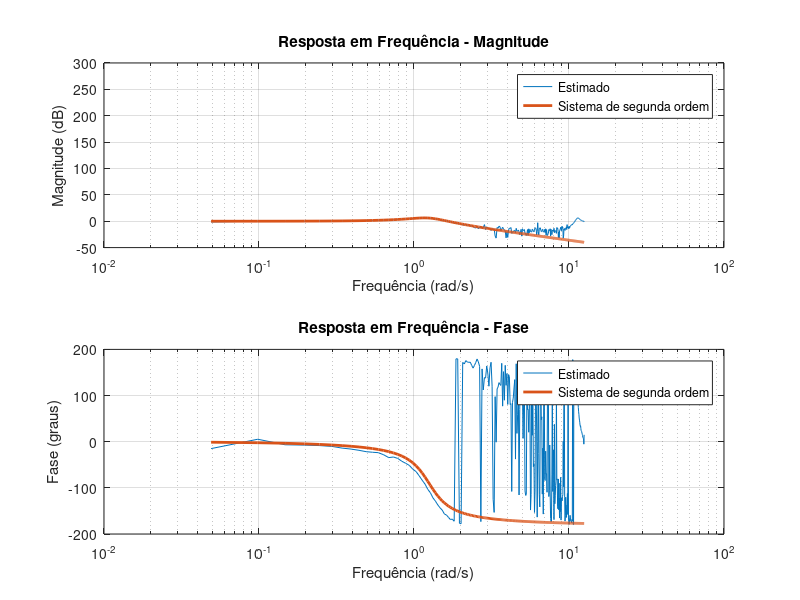

Here is the MATLAB script that generated this plot:
data = load('trabalho4-2023-1.mat');

u = data.u;
y = data.y;
t = data.t;

% Estimar os parâmetros omega_n e zeta da função de transferência G(s)
% Você pode utilizar métodos de identificação de sistemas, como o método dos mínimos quadrados ou outros.
omega_n_est = 1.25; % Estimativa inicial para a frequência natural (ajuste conforme necessário)
zeta_est = 0.25;    % Estimativa inicial para o fator de amortecimento (ajuste conforme necessário)

% Calcular o espectro da função de transferência G(jw) com os parâmetros estimados
s = tf('s');
G_s = omega_n_est^2 / (s^2 + 2*zeta_est*omega_n_est*s + omega_n_est^2);

% Calcule o eixo de frequência correspondente à Transformada de Fourier
N = length(u); % Número de pontos na Transformada de Fourier
fs = 1 / (t(2) - t(1)); % Frequência de amostragem (inverso do intervalo de tempo entre amostras)
f = (0:N-1) * fs / N; % Eixo de frequência em Hz

% Converta o eixo de frequência para rad/s
omega_rad = 2 * pi * f;

% Calcule a Transformada de Fourier dos sinais de entrada e saída
U = fft(u);
Y = fft(y);

% Estime a resposta em frequência G(jw) a partir dos dados medidos
G_est = Y ./ U;

% Calcule o módulo e a fase da resposta em frequência em graus e dB, respectivamente
G_mag_dB = 20 * log10(abs(G_est));
G_phase_deg = angle(G_est) * (180 / pi);

% Calcule o módulo e a fase da resposta em frequência da função de transferência G(jw) em graus e dB, respectivamente
[mag_Gs, phase_Gs] = bode(G_s, omega_rad);

% Plotar o espectro de magnitude e fase estimados juntamente com a função de transferência G(s)
figure;
subplot(2, 1, 1);
semilogx(omega_rad, G_mag_dB, 'DisplayName', 'Estimado');
hold on;
semilogx(omega_rad, 20*log10(squeeze(mag_Gs)), 'DisplayName', 'Sistema de segunda ordem','LineWidth',2);
xlabel('Frequência (rad/s)');
ylabel('Magnitude (dB)');
title('Resposta em Frequência - Magnitude');
legend;
grid on;

subplot(2, 1, 2);
semilogx(omega_rad, G_phase_deg, 'DisplayName', 'Estimado');
hold on;
semilogx(omega_rad, squeeze(phase_Gs), 'DisplayName', 'Sistema de segunda ordem','LineWidth',2);
xlabel('Frequência (rad/s)');
ylabel('Fase (graus)');
title('Resposta em Frequência - Fase');
legend;
grid on;